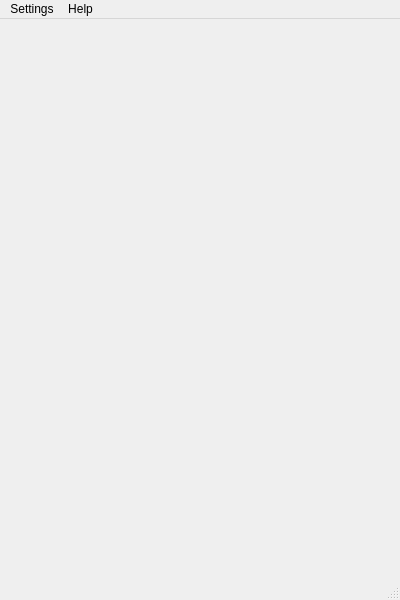
<?xml version="1.0" encoding="UTF-8"?>
<ui version="4.0">
 <class>MainWindow</class>
 <widget class="QMainWindow" name="MainWindow">
  <property name="geometry">
   <rect>
    <x>0</x>
    <y>0</y>
    <width>400</width>
    <height>600</height>
   </rect>
  </property>
  <property name="sizePolicy">
   <sizepolicy hsizetype="Fixed" vsizetype="Fixed">
    <horstretch>0</horstretch>
    <verstretch>0</verstretch>
   </sizepolicy>
  </property>
  <property name="windowTitle">
   <string>MainWindow</string>
  </property>
  <widget class="QWidget" name="centralwidget">
   <property name="enabled">
    <bool>true</bool>
   </property>
  </widget>
  <widget class="QMenuBar" name="menubar">
   <property name="geometry">
    <rect>
     <x>0</x>
     <y>0</y>
     <width>400</width>
     <height>24</height>
    </rect>
   </property>
   <widget class="QMenu" name="helpMenu">
    <property name="title">
     <string>Help</string>
    </property>
    <addaction name="actionHelp"/>
    <addaction name="actionAbout_2"/>
    <addaction name="actionReport_Problem"/>
   </widget>
   <widget class="QMenu" name="menuSettings">
    <property name="title">
     <string>Settings</string>
    </property>
    <addaction name="actionSettings"/>
   </widget>
   <addaction name="menuSettings"/>
   <addaction name="helpMenu"/>
  </widget>
  <widget class="QStatusBar" name="statusbar"/>
  <action name="actionAbout_2">
   <property name="icon">
    <iconset theme="QIcon::ThemeIcon::HelpAbout"/>
   </property>
   <property name="text">
    <string>About</string>
   </property>
  </action>
  <action name="actionReport_Problem">
   <property name="icon">
    <iconset theme="QIcon::ThemeIcon::DialogError"/>
   </property>
   <property name="text">
    <string>Report Problem</string>
   </property>
  </action>
  <action name="actionHelp">
   <property name="icon">
    <iconset theme="QIcon::ThemeIcon::HelpFaq"/>
   </property>
   <property name="text">
    <string>Guide</string>
   </property>
   <property name="toolTip">
    <string>Guide</string>
   </property>
  </action>
  <action name="actionSettings">
   <property name="text">
    <string>Set Download Directory</string>
   </property>
  </action>
 </widget>
 <resources/>
 <connections/>
</ui>
